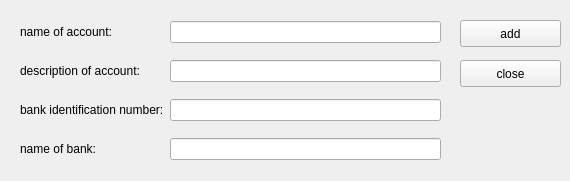
<ui version="4.0" >
 <class>NeuesKontoDialog</class>
 <widget class="QWidget" name="NeuesKontoDialog" >
  <property name="windowModality" >
   <enum>Qt::ApplicationModal</enum>
  </property>
  <property name="geometry" >
   <rect>
    <x>0</x>
    <y>0</y>
    <width>570</width>
    <height>181</height>
   </rect>
  </property>
  <property name="windowTitle" >
   <string>create new account</string>
  </property>
  <widget class="QWidget" name="gridLayout" >
   <property name="geometry" >
    <rect>
     <x>20</x>
     <y>10</y>
     <width>421</width>
     <height>161</height>
    </rect>
   </property>
   <layout class="QGridLayout" >
    <item row="0" column="0" >
     <widget class="QLabel" name="labelKontoName" >
      <property name="text" >
       <string>name of account:</string>
      </property>
     </widget>
    </item>
    <item row="0" column="1" >
     <widget class="QLineEdit" name="lineKontoName" />
    </item>
    <item row="1" column="0" >
     <widget class="QLabel" name="labelKontoBeschreibung" >
      <property name="text" >
       <string>description of account:</string>
      </property>
     </widget>
    </item>
    <item row="1" column="1" >
     <widget class="QLineEdit" name="lineKontoBeschreibung" />
    </item>
    <item row="2" column="0" >
     <widget class="QLabel" name="labelBLZ" >
      <property name="text" >
       <string>bank identification number:</string>
      </property>
     </widget>
    </item>
    <item row="2" column="1" >
     <widget class="QLineEdit" name="lineBLZ" />
    </item>
    <item row="3" column="0" >
     <widget class="QLabel" name="labelBankname" >
      <property name="text" >
       <string>name of bank:</string>
      </property>
     </widget>
    </item>
    <item row="3" column="1" >
     <widget class="QLineEdit" name="lineBankName" />
    </item>
   </layout>
  </widget>
  <widget class="QPushButton" name="pushAdd" >
   <property name="geometry" >
    <rect>
     <x>460</x>
     <y>20</y>
     <width>101</width>
     <height>27</height>
    </rect>
   </property>
   <property name="text" >
    <string>add</string>
   </property>
  </widget>
  <widget class="QPushButton" name="pushEnd" >
   <property name="geometry" >
    <rect>
     <x>460</x>
     <y>60</y>
     <width>101</width>
     <height>27</height>
    </rect>
   </property>
   <property name="text" >
    <string>close</string>
   </property>
  </widget>
 </widget>
 <resources/>
 <connections>
  <connection>
   <sender>pushEnd</sender>
   <signal>clicked()</signal>
   <receiver>NeuesKontoDialog</receiver>
   <slot>close()</slot>
   <hints>
    <hint type="sourcelabel" >
     <x>510</x>
     <y>73</y>
    </hint>
    <hint type="destinationlabel" >
     <x>291</x>
     <y>199</y>
    </hint>
   </hints>
  </connection>
 </connections>
</ui>
